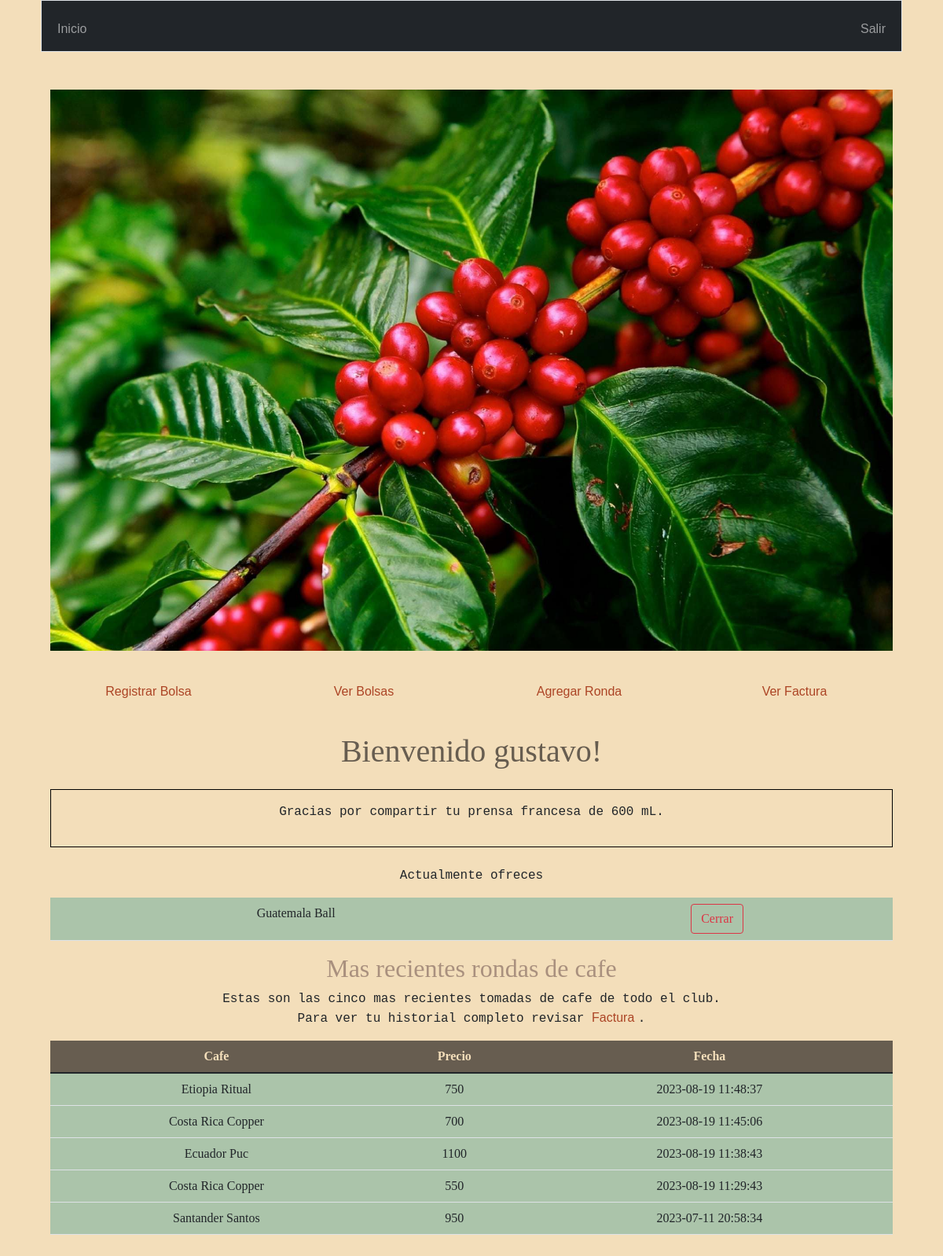
/ (signed in), run on the app's committed database.
### tables this page shows
CREATE TABLE users (id INTEGER PRIMARY KEY AUTOINCREMENT NOT NULL, username TEXT NOT NULL, hash TEXT NOT NULL);

CREATE TABLE prensas ( id INTEGER PRIMARY KEY AUTOINCREMENT NOT NULL, owner_id INTEGER, capacity INTEGER, FOREIGN KEY(owner_id) REFERENCES users(id));

CREATE TABLE bolsas ( id INTEGER PRIMARY KEY AUTOINCREMENT NOT NULL, user_id INTEGER, origin TEXT, price INTEGER, grams INTEGER, toaster TEXT NOT NULL, date DATE, active TEXT NOT NULL, FOREIGN KEY(user_id) REFERENCES users(id));

CREATE TABLE rondas ( id INTEGER PRIMARY KEY AUTOINCREMENT NOT NULL, prensa_id INTEGER, bolsa_id INTEGER, cost INTEGER, date DATETIME, FOREIGN KEY(bolsa_id) REFERENCES bolsas(id), FOREIGN KEY(prensa_id) REFERENCES prensas(id));

### app.py (the view)
@app.route("/")
@login_required
def index():
    query = db.execute("SELECT capacity FROM users JOIN prensas ON prensas.owner_id = users.id WHERE users.id=?", session["user_id"])
    queri = db.execute("SELECT origin, toaster, bolsas.id AS numero FROM users JOIN bolsas ON bolsas.user_id = users.id WHERE users.id = ? AND active = 'YES'", session["user_id"])
    prensa_info=""
    bolsa_info=""
    if query:
        prensa_info=query[0]["capacity"]
    if queri:
        bolsa_info = queri
    rondas = db.execute("SELECT origin, toaster, cost, rondas.date AS fecha FROM bolsas JOIN rondas ON bolsas.id = rondas.bolsa_id ORDER BY rondas.date DESC LIMIT 5")
    return render_template("index.html", username = username(session["user_id"]) , french = prensa_info, rondas = rondas, bolsas = bolsa_info)

### app.py (called while the page is built)
@app.after_request
def after_request(response):
    response.headers["Cache-Control"] = "no-cache, no-store, must-revalidate"
    response.headers["Expires"] = 0
    response.headers["Pragma"] = "no-cache"
    return response

### helpers.py (called while the page is built)
def login_required(f):
    @wraps(f)
    def decorated_function(*args, **kwargs):
        if session.get("user_id") is None:
            return redirect("/login")
        return f(*args, **kwargs)
    return decorated_function

def username(n):
    n = int(n)
    query = db.execute("SELECT username FROM users WHERE id=?", n)
    return query[0]["username"]

### templates/index.html (shortened to what this page needs)
{% extends "layout.html" %}
{% block main %}
<div class="md-4">
<img class="img-fluid" src="static/cafe_raw.jpeg">
</div>
<div class="menu">
	<div class="row">
		<div class="col-sm-3"> <a class="nav-link" href="/bolsa">Registrar Bolsa</a> </div>
		<div class="col-sm-3"> <a class="nav-link" href="/bolsas">Ver Bolsas</a> </div>
		<div class="col-sm-3"> <a class="nav-link" href="/ronda">Agregar Ronda</a> </div>
		<div class="col-sm-3"> <a class="nav-link" href="/factura">Ver Factura</a> </div>
	</div>
</div>
<h1> Bienvenido {{username}}! </h1>
<div class="md-3 cuadro">
	<p>
	{% if french!="" %}
	Gracias por compartir tu prensa francesa de {{french}} mL.
	{% endif %}
	</p>
</div>
<div class="md-3">
	<p>
	{% if bolsas!="" %}
	Actualmente ofreces
	<table class="table">
		{% for bolsa in bolsas %}
		<tr> <td> {{bolsa.origin}} {{bolsa.toaster}} </td> <td>  <form action="/cerrar" method="post"> <button class="btn btn-outline-danger" type="submit"> Cerrar </button></form>
 </td><tr>
		{% endfor %}
	</table>
	{% endif %}
	</p>
</div>
<div class="md-4">
	<h2> Mas recientes rondas de cafe  </h2>
	<p> Estas son las cinco mas recientes tomadas de cafe de todo el club. <br>
	Para ver tu historial completo revisar <a href="/factura"> Factura </a>.
	</p>
	<table class="table">
		<thead class="thead-dark">
		<tr>
			<th scope="col"> Cafe </th>
			<th scope="col"> Precio  </th>
			<th scope="col"> Fecha </th>
		</tr>
		</thead>
		<tbody>
			{% for ronda in rondas %}
			<tr>
			<td> {{ronda.origin}} {{ronda.toaster}} </td>
			<td> {{ ronda.cost}} </td>
			<td> {{ ronda.fecha}} </td>
			</tr>
			{% endfor %}
		</tbody>
	</table>
</div>
{% endblock %}

### static/styles.css (style rules this page uses)
body { margin-right: 3.25rem; margin-left: 3.25rem; background-color: #F3DEBA; font-family: serif; }
p { font-family: 'Courier New', Courier, monospace; }
.cuadro { border:1px solid black; margin-bottom: 1.5rem; margin-top: 1.5rem; padding: 1rem; }
table { background-color: #ABC4AA; }
h1 { color: #675D50; font-weight: 500; margin-top: 2rem; }
h2 { color: #A9907E; font-weight: 500; }
thead { background-color: #675D50; }
th { color: #F3DEBA; }
a, a.nav-link { text-decoration:none; font-family:verdana, arial, helvetica, sans-serif; color: #AC4425; }
img { max-height: 200rem; margin-bottom: 2rem; }

### data on the page
users: username "gustavo"
prensas: capacity "600"
bolsas: origin "Guatemala", toaster "Ball"
rondas: origin "Etiopia", toaster "Ritual", cost "750", fecha "2023-08-19 11:48:37"
rondas: origin "Costa Rica", toaster "Copper", cost "700", fecha "2023-08-19 11:45:06"
rondas: origin "Ecuador", toaster "Puc", cost "1100", fecha "2023-08-19 11:38:43"
rondas: origin "Costa Rica", toaster "Copper", cost "550", fecha "2023-08-19 11:29:43"
rondas: origin "Santander", toaster "Santos", cost "950", fecha "2023-07-11 20:58:34"
